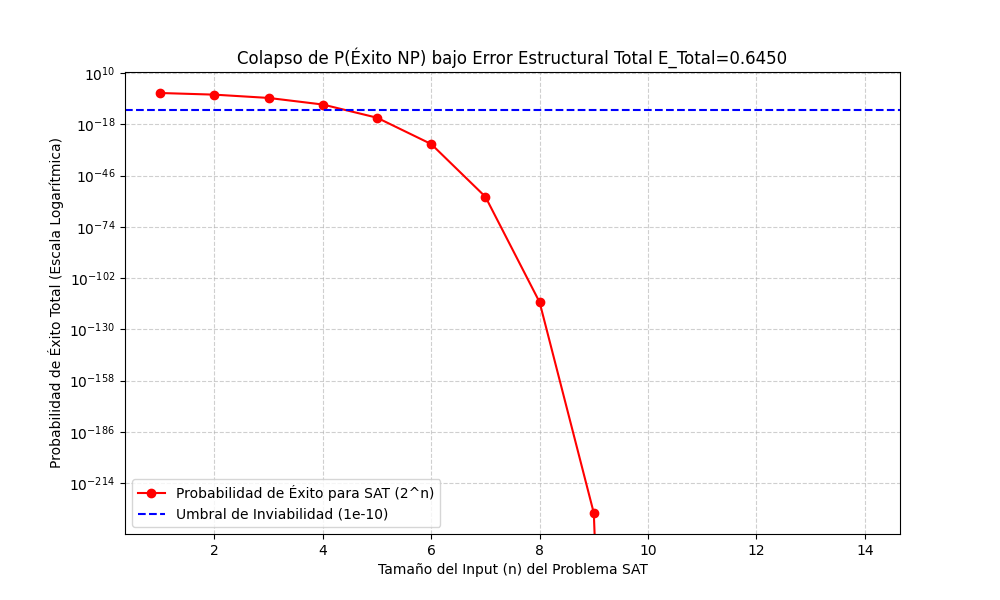

The script that drew this image:
import numpy as np
import matplotlib.pyplot as plt

# --- 1. Parámetros de la TDH y el Truquillo ---

# El Error Estructural Base (TDH) es epsilon_0 = 0.03225
# Factor de Atenuación (r) para el truquillo (asumido 0.95)
FACTOR_ATENUACION = 0.95
epsilon_0 = 0.03225

# El "Truquillo" de minimización infinita lleva a la convergencia:
# E_Total = epsilon_0 / (1 - r)
EPSILON_TOTAL_CONVERGENTE = epsilon_0 / (1 - FACTOR_ATENUACION)

# Probabilidad de Éxito por Paso (1 - Epsilon_Total)
PROB_EXITO_POR_PASO = 1 - EPSILON_TOTAL_CONVERGENTE

print(f"Error Estructural Base (epsilon_0): {epsilon_0:.5f}")
print(f"Error Total Convergente (E_Total): {EPSILON_TOTAL_CONVERGENTE:.5f}")
print(f"Probabilidad de Éxito por Paso Atenuada: {PROB_EXITO_POR_PASO:.5f}")

# --- 2. Definición del Rango de Input (n) ---
# Tamaño del input para el problema SAT (número de variables)
n_valores = np.arange(1, 15)

# --- 3. Cálculo de la Probabilidad de Éxito para SAT (2^n) ---
# P_exitosa = (1 - E_Total)^(2^n)
probabilidad_exito_np = []
for n in n_valores:
    pasos_np = 2**n
    prob = PROB_EXITO_POR_PASO ** pasos_np
    probabilidad_exito_np.append(prob)

# Convertir a array para graficar
probabilidad_exito_np = np.array(probabilidad_exito_np)

# --- 4. Generación del Gráfico ---
plt.figure(figsize=(10, 6))

# Trazar la Probabilidad de Éxito
plt.plot(n_valores, probabilidad_exito_np, marker='o', color='red', linestyle='-', label='Probabilidad de Éxito para SAT (2^n)')

# Marcar el umbral cero (donde P es físicamente inviable)
plt.axhline(y=1e-10, color='blue', linestyle='--', label='Umbral de Inviabilidad (1e-10)')

plt.xlabel('Tamaño del Input (n) del Problema SAT')
plt.ylabel('Probabilidad de Éxito Total (Escala Logarítmica)')
plt.title(f'Colapso de P(Éxito NP) bajo Error Estructural Total E_Total={EPSILON_TOTAL_CONVERGENTE:.4f}')
plt.yscale('log') # Escala logarítmica para enfatizar el colapso exponencial
plt.grid(True, which="both", ls="--", alpha=0.6)
plt.legend()
plt.show()
